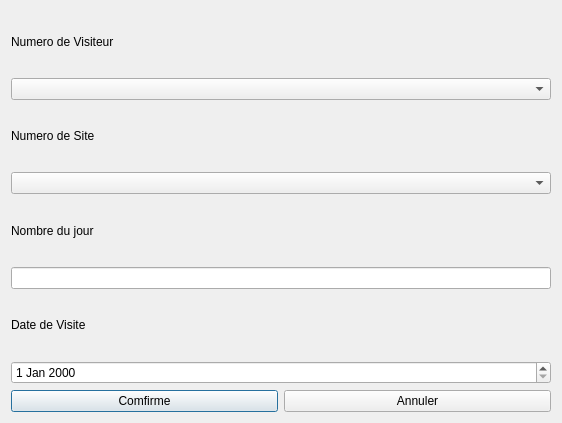
<?xml version="1.0" encoding="UTF-8"?>
<ui version="4.0">
 <class>ajoutVisite</class>
 <widget class="QDialog" name="ajoutVisite">
  <property name="geometry">
   <rect>
    <x>0</x>
    <y>0</y>
    <width>562</width>
    <height>423</height>
   </rect>
  </property>
  <property name="windowTitle">
   <string>Dialog</string>
  </property>
  <layout class="QVBoxLayout" name="verticalLayout_4">
   <item>
    <layout class="QVBoxLayout" name="verticalLayout_3">
     <item>
      <widget class="QLabel" name="label">
       <property name="text">
        <string>Numero de Visiteur</string>
       </property>
      </widget>
     </item>
     <item>
      <widget class="QComboBox" name="NumeroVisiteur"/>
     </item>
     <item>
      <widget class="QLabel" name="label_3">
       <property name="text">
        <string>Numero de Site</string>
       </property>
      </widget>
     </item>
     <item>
      <widget class="QComboBox" name="Numsite"/>
     </item>
     <item>
      <widget class="QLabel" name="label_4">
       <property name="text">
        <string>Nombre du jour</string>
       </property>
      </widget>
     </item>
     <item>
      <widget class="QLineEdit" name="Nbr"/>
     </item>
     <item>
      <widget class="QLabel" name="label_2">
       <property name="text">
        <string>Date de Visite</string>
       </property>
      </widget>
     </item>
     <item>
      <widget class="QDateEdit" name="dateAjout"/>
     </item>
    </layout>
   </item>
   <item>
    <layout class="QVBoxLayout" name="verticalLayout_2">
     <item>
      <layout class="QHBoxLayout" name="horizontalLayout">
       <item>
        <widget class="QPushButton" name="comfAjoutVisite">
         <property name="text">
          <string>Comfirme</string>
         </property>
        </widget>
       </item>
       <item>
        <widget class="QPushButton" name="annulAjoutVisite">
         <property name="text">
          <string>Annuler</string>
         </property>
        </widget>
       </item>
      </layout>
     </item>
    </layout>
   </item>
  </layout>
 </widget>
 <resources/>
 <connections/>
</ui>
